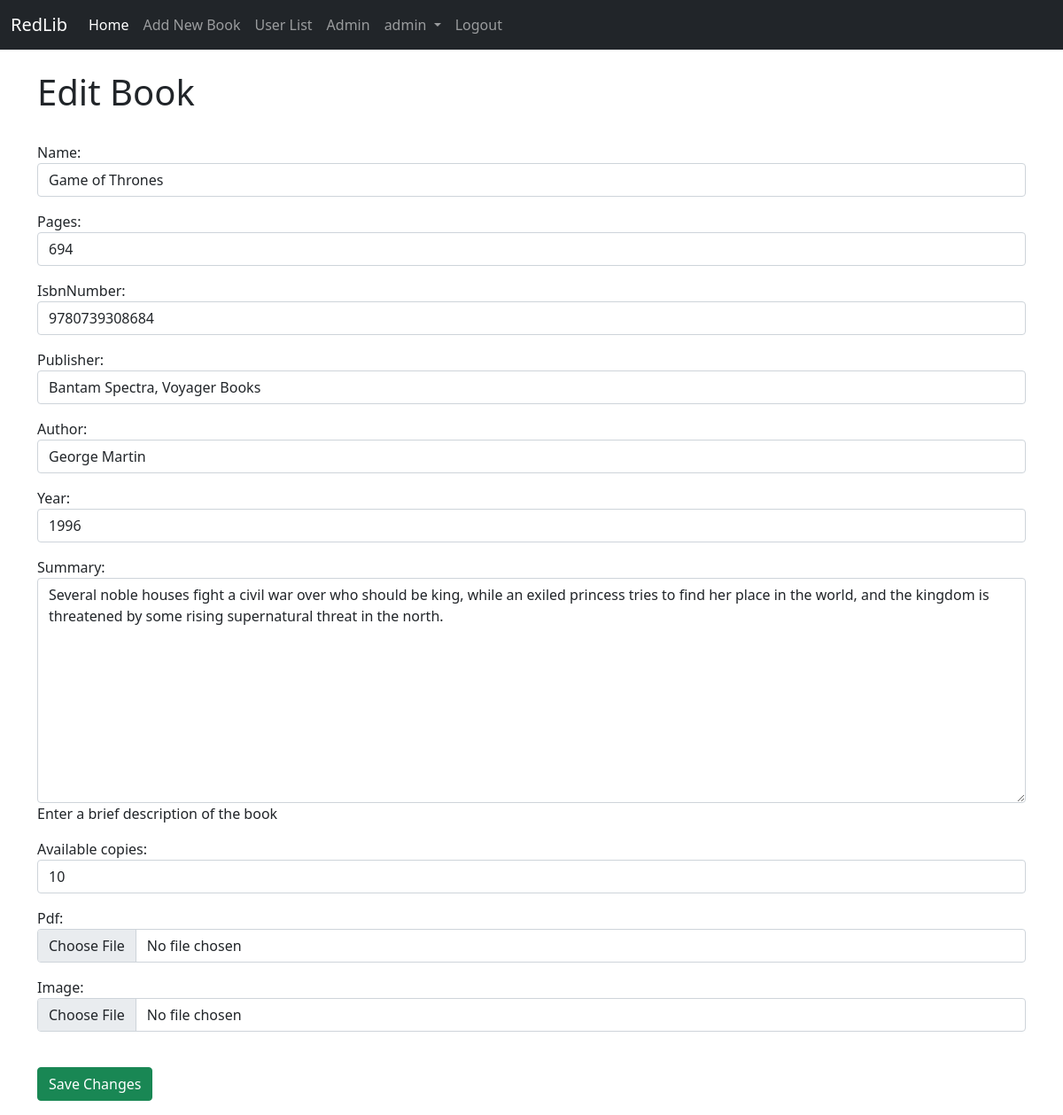
The app's page /details/23/edit (signed in) with its own data.
### main/models.py (models this page shows, shortened)
class BookName(models.Model):
	name = models.CharField(max_length=200)
	pages = models.IntegerField()
	isbnNumber = models.IntegerField()
	publisher = models.CharField(max_length=200)
	author = models.CharField(max_length=200)
	year = models.IntegerField()
	image = models.ImageField(null=True, blank=True, upload_to="images/")
	available_copies = models.IntegerField()
	summary = models.TextField(max_length=1000, help_text="Enter a brief description of the book")
	pdf = models.FileField(null=True, blank=True,upload_to='pdfs/')

### main/views.py (the view)
# urls.py: path('details/<int:pk>/edit', EditDetailView.as_view(), name="edit-detail"),
class EditDetailView(UpdateView):
	model = BookName
	form_class = AddNewBook
	template_name = 'editDetail.html'

### main/forms.py
class AddNewBook(forms.ModelForm):
	class Meta:
		model = BookName
		fields = ('name','pages','isbnNumber','publisher','author','year','summary','available_copies','pdf','image')
		widgets = {
			'name' : forms.TextInput(attrs={'class':'form-control'}),
			'pages' : forms.TextInput(attrs={'class':'form-control'}),
			'isbnNumber' : forms.TextInput(attrs={'class':'form-control'}),
			'publisher' : forms.TextInput(attrs={'class':'form-control'}),
			'author' : forms.TextInput(attrs={'class':'form-control'}),
			'year' : forms.TextInput(attrs={'class':'form-control'}),
			'summary' : forms.Textarea(attrs={'class':'form-control'}),
			'available_copies' : forms.TextInput(attrs={'class':'form-control'}),
			'pdf': forms.FileInput(attrs= {'class':'form-control', 'required': False,}),
			'image': forms.FileInput(attrs= {'class':'form-control', 'required': False,}),
		}

### main/templates/editDetail.html (shortened to what this page needs)
{% extends 'base.html' %}
{% block content %}
{% if user.is_staff %}
	<h1>Edit Book</h1><br>
	<div class="form-floating mb-3">
		<form method="POST" enctype="multipart/form-data">
			{{form.as_p}}
			<br/>
			<button type="submit", name="save", class = "btn btn-success ">Save Changes</button>
		</form>
	</div>
{% endif %}
{% endblock %}

### main/templates/base.html (shortened to what this page needs)
<!DOCTYPE html>
<html lang="en">
  	<head>
    	<link href="https://cdn.jsdelivr.net/npm/bootstrap@5.0.0-beta3/dist/css/bootstrap.min.css" rel="stylesheet">
  	</head>
  	<body>
		<nav class="navbar navbar-expand-lg navbar-dark bg-dark">
	  		<div class="container-fluid">
	    		<a class="navbar-brand" href="#">RedLib</a>
	    		<div class="collapse navbar-collapse" id="navbarSupportedContent">
	     			<ul class="navbar-nav me-auto mb-2 mb-lg-0">
	      				{% if user.is_authenticated %}
	      					<li class="nav-item">
	        			  		<a class="nav-link active" aria-current="page" href="{% url 'home' %}">Home</a>
	        				</li>
	        				{% if user.is_staff %}
	      					<li class="nav-item">
	        			  		<a class="nav-link" href="{% url 'add-book' %}">Add New Book</a>
	        				</li>
	        				{% if user.is_superuser %}
	        				<li class="nav-item">
	        			  		<a class="nav-link" href="{% url 'student_list' %}">User List</a>
	        				</li>
	        				<li class="nav-item">
	        			  		<a class="nav-link" href="{% url 'admin:index' %}">Admin</a>
	        				</li>
	        				{% endif %}
	        				{% endif %}
	        				<li class="nav-item dropdown">
	        			  		<a class="nav-link dropdown-toggle" href="#" id="navbarDropdown" role="button" data-bs-toggle="dropdown" aria-expanded="false">
	            				{{user.username}}
	          					</a>
	        				</li>
	        				<li class="nav-item">
	          					<a class="nav-link" href="{% url 'account_logout' %}">Logout</a>
	        				</li>
	      				{% endif %}
	      			</ul>
		    	</div>
		  	</div>
		</nav>
  		<br>
  		<div class = container>
  			{% block content %}
  			{% endblock %}
  		</div>
  	</body>
</html>

### records on screen
BookName: name "Game of Thrones", pages "694", isbnNumber "9780739308684", publisher "Bantam Spectra, Voyager Books", author "George Martin", year "1996", summary "Several noble houses fight a civil war over who should be king, while an exiled princess tries to find her place in the world, and the kingdom is threatened by some rising supernatural threat in the north.", available_copies "10"

### other values on screen
{{ user.username }} "admin"
